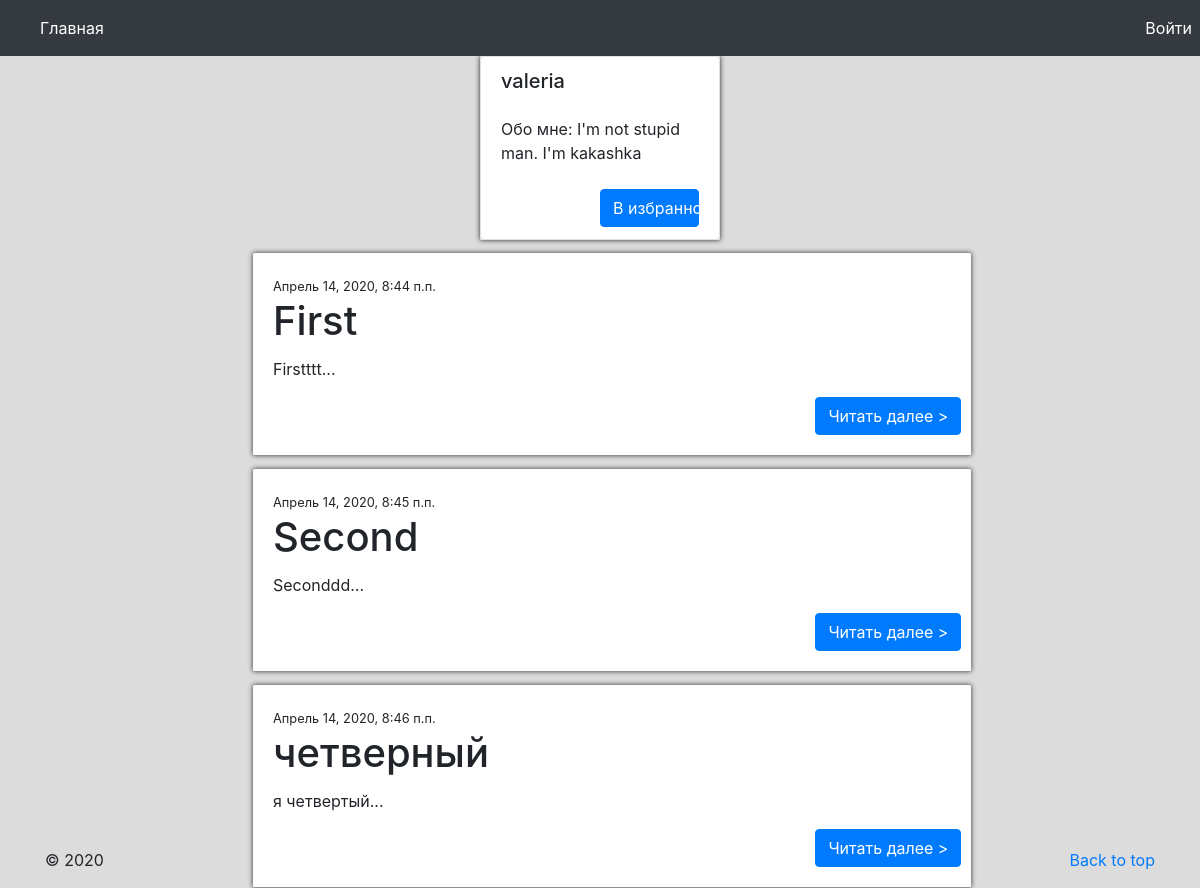
Page /author/1 on the committed database.
### records/models.py (models this page shows)
class Profile(models.Model):
    user = models.ForeignKey(User, on_delete=models.CASCADE)
    nickname = models.CharField(max_length=20)
    count_posts = models.IntegerField(default=0)
    about = models.CharField(max_length=500, default="")

class Post(models.Model):
    profile_id = models.ForeignKey(Profile, on_delete=models.CASCADE)
    title = models.CharField(max_length=100)
    text = models.TextField(max_length=2000)
    author = models.CharField(max_length=20)
    theme = models.CharField(max_length=30)
    pub_date = models.DateTimeField('Date published')
    likes = models.IntegerField(default=0)

### records/views.py (the view)
# urls.py: path('author/<str:username>', views.u_details, name='author'),
def u_details(request, username):
    user_id = request.user.id
    if user_id == int(username):
        flag = True
    else:
        flag = False
    user_id = int(username)
    s_list = []
    posts_list = Post.objects.filter(profile_id=user_id)
    for p in posts_list:
        s = p.text
        s = s[:444] + '...'
        s_list.append(s)
    info = Profile.objects.get(pk=user_id)
    print(info.about)
    data = zip(posts_list, s_list)
    return render(request, 'records/author.html', {'info': info, 'flag': flag, 'user_id': user_id, 'data': data,
                  'posts_list': posts_list})

### records/templates/records/author.html (shortened to what this page needs)
{% extends  'records/base.html' %}
{% block content %}
<div class="p-x-1 p-y-3" style="width: 20%; margin: 0 auto;">
    <div class="text-xs-center" style="box-shadow: 0 0 5px;">
        <ul class="list-group">
            <h5 class="list-group-item">{{ info.nickname }}</h5>
            <li class="list-group-item" style="text-align: left">Обо мне: {{ info.about  }}</li>
            {% if flag %}
                <li class="list-group-item"><a href="{% url 'edit'%}" class="btn btn-primary"
                                           style="width: 50%; margin-left: 50%">Редактировать</a></li>
            {% else %}
                <li class="list-group-item"><a href="{% url 'main'%}" class="btn btn-primary"
                                               style="width: 50%; margin-left: 50%">В избранное</a></li>
            {% endif %}
        </ul>
    </div>
</div>
        {% for posts_list, s_list in data %}
            <div class="card" style="width:60%; margin-left: 21%; margin-top: 1%">
                  <div class="card-body" style="box-shadow: 0 0 5px;">
                      <small>{{ posts_list.pub_date }}</small>
                      <h1 class="card-title">{{ posts_list.title }}</h1>
                      <p class="card-text">{{ s_list }}</p>
                      <a href="{% url 'post' posts_list.id %}" class="btn btn-primary" style="margin-left: 80%">Читать далее ></a>
                  </div>
            </div>
        {%endfor%}
{% endblock %}

### rows in the picture
Profile: nickname "valeria", about "I'm not stupid man. I'm kakashka"
Post: pub_date "Апрель 14, 2020, 8:44 п.п.", title "First", s_list "Firstttt..."
Post: pub_date "Апрель 14, 2020, 8:45 п.п.", title "Second", s_list "Seconddd..."
Post: pub_date "Апрель 14, 2020, 8:46 п.п.", title "четверный", s_list "я четвертый..."
